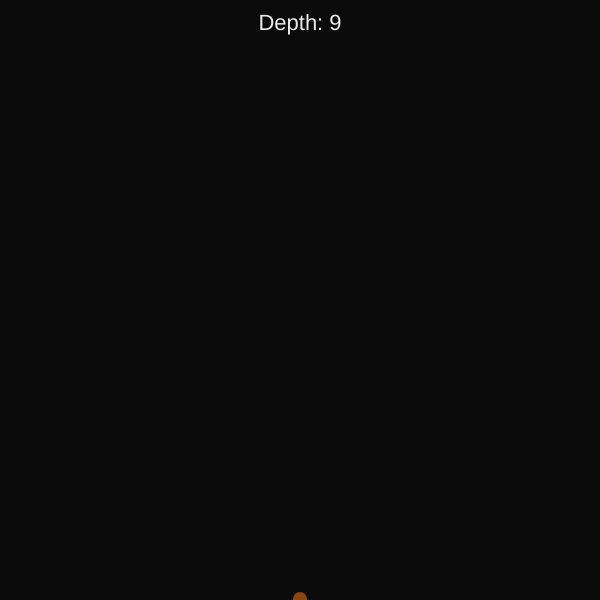
Frame 1 (no input)
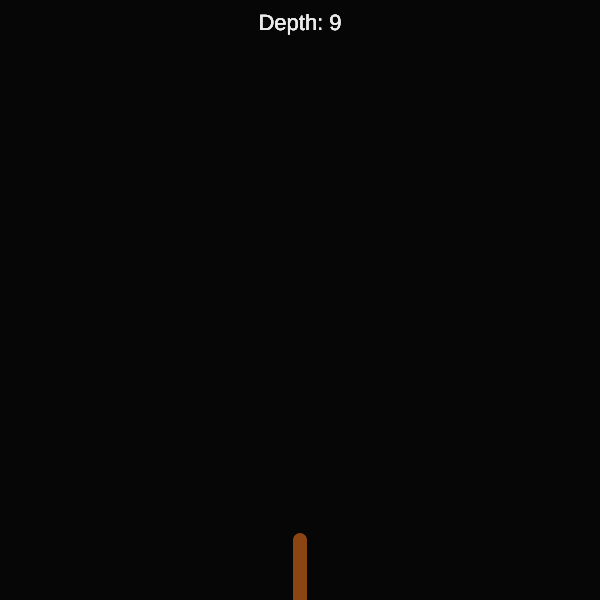
Frame 60 (no input)
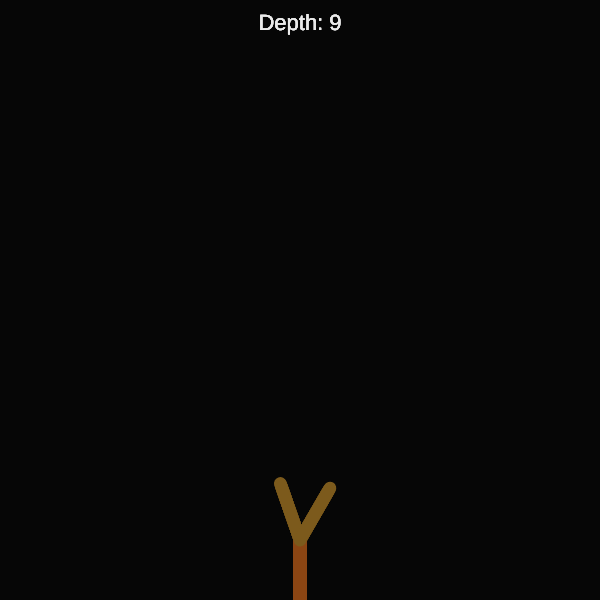
Frame 120 (the mouse pressed at the canvas centre since frame 60)

The p5.js sketch that drew these frames (run headless with seeded random() and noise() and a simulated clock; from frame 60 on, the mouse is pressed at the canvas centre):

// p5.js sketch
// ── sketch.js
let particles = [];
let maxDepth; // maximum depth of branches
let paused = false; // controls restart of redraw cycle

function setup() {
    createCanvas(600, 600);
    background(12);
    angleMode(DEGREES);
    generateTree();
}

function draw() {
    fill(255);
    noStroke();
    textSize(22);
    textAlign(CENTER);
    text(`Depth: ${maxDepth}`, width / 2, 30);
    if (paused) {
        return; // skip drawing if paused
    }
    background(12, 20); // semi-transparent background for fading effect
    // draw the particles
    for (let p of particles) {
        p.update();
        p.display();
        if (!p.spawned || p.life < p.len) {
            allDone = false; // if any particle is still growing, we are not done
        }
        // when done drawing particles pause draw loop
        if (allDone) {
            paused = true;
        }
    }
}

function restartTree() {
    background(12); // clear canvas
    particles = []; // reset particles
    paused = false; // allow draw loop to run
    generateTree(); // regenerate the tree
}

function generateTree() {
    // randomize the maximum depth of branches
    maxDepth = int(random(6, 11));
    // ROOT = branch( width, height, angle, depth)
    particles.push(new Branch(width / 2, height, -90, maxDepth));
}

class Branch {
    constructor(x, y, angle, depth) {
        this.x = x;
        this.y = y;
        this.angle = angle;
        this.depth = depth;
        // length
        this.len = 60;
        // life of branch
        this.life = 0;
        // starting point of spawn
        this.spawned = false;
    }

    // update particle 
    update() {
        if (this.life < this.len) {
            this.life++;
        }
        else if (!this.spawned && this.depth > 0) {
            let angle1 = this.angle - random(15, 35);
            let angle2 = this.angle + random(15, 35);
            let newX = this.x + cos(this.angle) * this.len;
            let newY = this.y + sin(this.angle) * this.len;
            particles.push(new Branch(newX, newY, angle1, this.depth - 1));
            particles.push(new Branch(newX, newY, angle2, this.depth - 1));
            this.spawned = true;
        }
    }

    display() {
        // colors
        let leafColor = color(0, 255, 100); // green color for trunk
        let trunkColor = color(139, 69, 19); // brown color for leaves
        let branchColor = lerpColor(trunkColor, leafColor, 1 - (this.depth / maxDepth));

        stroke(branchColor);
        strokeWeight(this.depth);
        // set the line to be semi-transparent
        strokeWeight(map(this.depth, 0, maxDepth, 1, 14));
        let endX = this.x + cos(this.angle) * this.life;
        let endY = this.y + sin(this.angle) * this.life;
        line(this.x, this.y, endX, endY);
    }
}

// ── style.css
/* Basic reset */
* {
    margin: 0;
    padding: 0;
    box-sizing: border-box;
}

body {
    margin: 0;
    background-color: #f5fff599;
    font-family: "Playfair Display", serif;
    display: flex;
    flex-direction: column;
    align-items: center;
    justify-content: flex-start;
    min-height: 100vh;
}

canvas {
    display:block;
    margin-top: 20px;
    box-shadow: 0 0 20px rgba(59, 33, 2, 0.5);
}

h1 {
    font-size: 2.5rem;
    margin-top: 40px;
    color: rgb(90, 53, 9);
    letter-spacing: 1px;
    text-align: center;
    font-weight: 800;
}

/* Responsive design */
.btn-container {
    margin: 20px;
}

button {
    background-color: #fff;
    color: #0509;
    border:  solid 2px #0509;
    padding: 10px 20px;
    font-size: 1.1rem;
    cursor: pointer;
    border-radius: 5px;
    transition: background-color 0.3s ease;
}

button:hover {
    background-color: rgba(223, 255, 216, 0.667);
    border: #5a3509 2px solid;
    color: #5a3509;
    font-size: 1.2rem;
}
